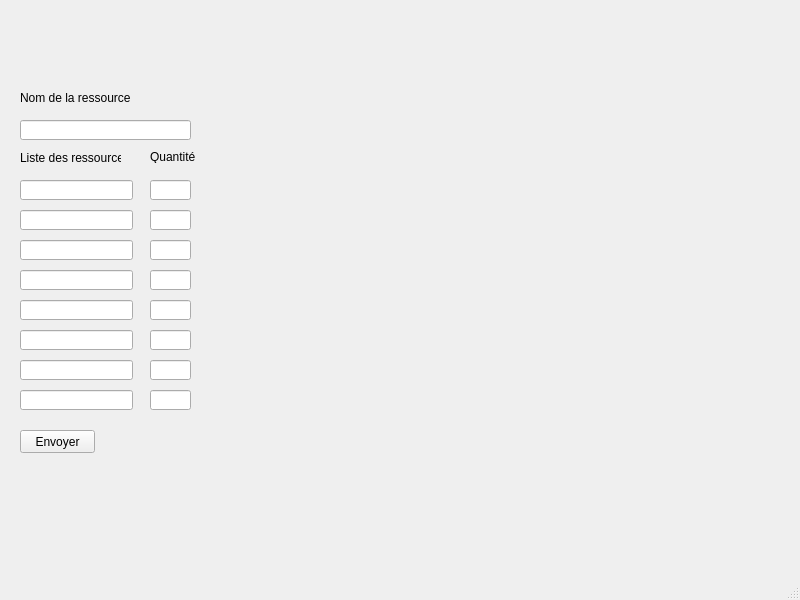
<?xml version="1.0" encoding="UTF-8"?>
<ui version="4.0">
 <class>MainWindow</class>
 <widget class="QMainWindow" name="MainWindow">
  <property name="geometry">
   <rect>
    <x>0</x>
    <y>0</y>
    <width>800</width>
    <height>600</height>
   </rect>
  </property>
  <property name="windowTitle">
   <string>MainWindow</string>
  </property>
  <widget class="QWidget" name="centralwidget">
   <widget class="QLineEdit" name="lineEdit_1">
    <property name="geometry">
     <rect>
      <x>20</x>
      <y>120</y>
      <width>171</width>
      <height>20</height>
     </rect>
    </property>
    <property name="text">
     <string/>
    </property>
   </widget>
   <widget class="QPushButton" name="pushButton">
    <property name="geometry">
     <rect>
      <x>20</x>
      <y>430</y>
      <width>75</width>
      <height>23</height>
     </rect>
    </property>
    <property name="text">
     <string>Envoyer</string>
    </property>
   </widget>
   <widget class="QLabel" name="label">
    <property name="geometry">
     <rect>
      <x>20</x>
      <y>90</y>
      <width>171</width>
      <height>16</height>
     </rect>
    </property>
    <property name="text">
     <string>Nom de la ressource</string>
    </property>
   </widget>
   <widget class="QLabel" name="label_2">
    <property name="geometry">
     <rect>
      <x>20</x>
      <y>150</y>
      <width>101</width>
      <height>16</height>
     </rect>
    </property>
    <property name="text">
     <string>Liste des ressources</string>
    </property>
   </widget>
   <widget class="QLineEdit" name="lineEdit_2">
    <property name="geometry">
     <rect>
      <x>20</x>
      <y>180</y>
      <width>113</width>
      <height>20</height>
     </rect>
    </property>
   </widget>
   <widget class="QLineEdit" name="lineEdit_3">
    <property name="geometry">
     <rect>
      <x>20</x>
      <y>210</y>
      <width>113</width>
      <height>20</height>
     </rect>
    </property>
   </widget>
   <widget class="QLineEdit" name="lineEdit_4">
    <property name="geometry">
     <rect>
      <x>20</x>
      <y>240</y>
      <width>113</width>
      <height>20</height>
     </rect>
    </property>
   </widget>
   <widget class="QLineEdit" name="lineEdit_5">
    <property name="geometry">
     <rect>
      <x>20</x>
      <y>270</y>
      <width>113</width>
      <height>20</height>
     </rect>
    </property>
   </widget>
   <widget class="QLineEdit" name="lineEdit_6">
    <property name="geometry">
     <rect>
      <x>20</x>
      <y>300</y>
      <width>113</width>
      <height>20</height>
     </rect>
    </property>
   </widget>
   <widget class="QLineEdit" name="lineEdit_7">
    <property name="geometry">
     <rect>
      <x>20</x>
      <y>330</y>
      <width>113</width>
      <height>20</height>
     </rect>
    </property>
   </widget>
   <widget class="QLineEdit" name="lineEdit_8">
    <property name="geometry">
     <rect>
      <x>20</x>
      <y>360</y>
      <width>113</width>
      <height>20</height>
     </rect>
    </property>
   </widget>
   <widget class="QLineEdit" name="lineEdit_9">
    <property name="geometry">
     <rect>
      <x>20</x>
      <y>390</y>
      <width>113</width>
      <height>20</height>
     </rect>
    </property>
   </widget>
   <widget class="QLineEdit" name="lineEdit_10">
    <property name="geometry">
     <rect>
      <x>150</x>
      <y>180</y>
      <width>41</width>
      <height>20</height>
     </rect>
    </property>
   </widget>
   <widget class="QLabel" name="label_3">
    <property name="geometry">
     <rect>
      <x>150</x>
      <y>150</y>
      <width>47</width>
      <height>13</height>
     </rect>
    </property>
    <property name="text">
     <string>Quantité</string>
    </property>
   </widget>
   <widget class="QLineEdit" name="lineEdit_11">
    <property name="geometry">
     <rect>
      <x>150</x>
      <y>210</y>
      <width>41</width>
      <height>20</height>
     </rect>
    </property>
   </widget>
   <widget class="QLineEdit" name="lineEdit_12">
    <property name="geometry">
     <rect>
      <x>150</x>
      <y>240</y>
      <width>41</width>
      <height>20</height>
     </rect>
    </property>
   </widget>
   <widget class="QLineEdit" name="lineEdit_13">
    <property name="geometry">
     <rect>
      <x>150</x>
      <y>300</y>
      <width>41</width>
      <height>20</height>
     </rect>
    </property>
   </widget>
   <widget class="QLineEdit" name="lineEdit_14">
    <property name="geometry">
     <rect>
      <x>150</x>
      <y>270</y>
      <width>41</width>
      <height>20</height>
     </rect>
    </property>
   </widget>
   <widget class="QLineEdit" name="lineEdit_15">
    <property name="geometry">
     <rect>
      <x>150</x>
      <y>360</y>
      <width>41</width>
      <height>20</height>
     </rect>
    </property>
   </widget>
   <widget class="QLineEdit" name="lineEdit_16">
    <property name="geometry">
     <rect>
      <x>150</x>
      <y>330</y>
      <width>41</width>
      <height>20</height>
     </rect>
    </property>
   </widget>
   <widget class="QLineEdit" name="lineEdit_17">
    <property name="geometry">
     <rect>
      <x>150</x>
      <y>390</y>
      <width>41</width>
      <height>20</height>
     </rect>
    </property>
   </widget>
  </widget>
  <widget class="QMenuBar" name="menubar">
   <property name="geometry">
    <rect>
     <x>0</x>
     <y>0</y>
     <width>800</width>
     <height>21</height>
    </rect>
   </property>
  </widget>
  <widget class="QStatusBar" name="statusbar"/>
 </widget>
 <resources/>
 <connections/>
</ui>
